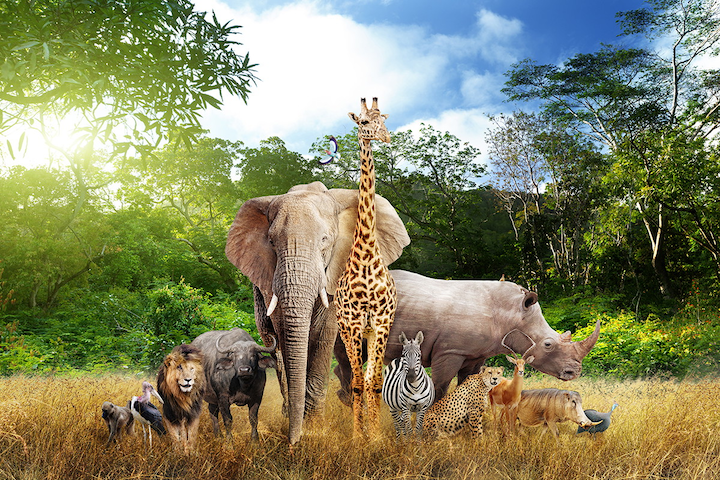
#> input picture 9-fatiador/animais.png, 720 x 480 px
$ python fatiar.py animais.png 5
#> lines starting #> are read from the running program, lines starting #| are printed output that depends on the picture
import cv2
import sys
import numpy
import random

arquivo = sys.argv[1]
try:
  fatia = int(sys.argv[2])
except IndexError:
  fatia = 15

img = cv2.imread(arquivo)
#> img is the input picture: shape (480, 720, 3); mean B, G, R 98.5, 133.5, 131.7

largura = img.shape[1]
#> largura = 720
altura = img.shape[0]
#> altura = 480
beira = largura % fatia
#> beira = 0
novo_tam = largura - beira
#> novo_tam = 720
qtd = int(novo_tam / fatia)
#> qtd = 144
nova_img = img[0:altura, 0:novo_tam]
fatias = []

for i in range(qtd):
  f = nova_img[0:altura, 0:fatia]
  nova_img = nova_img[0:altura, fatia:]
  fatias.append(f)
#> this loop made 144 passes
#> pass 1, `nova_img = nova_img[0:altura, fatia:]`:
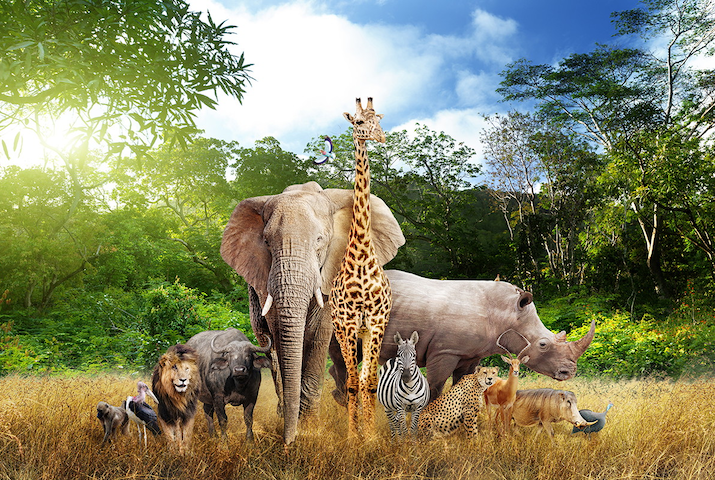
#> nova_img: shape (480, 715, 3); mean B, G, R 98.6, 133.4, 131.7
#> pass 2, `nova_img = nova_img[0:altura, fatia:]`:
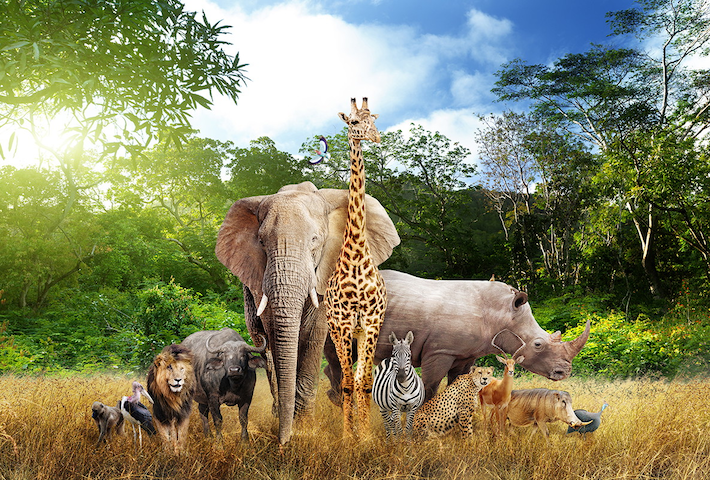
#> nova_img: shape (480, 710, 3); mean B, G, R 98.8, 133.3, 131.6
#> pass 3, `nova_img = nova_img[0:altura, fatia:]`:
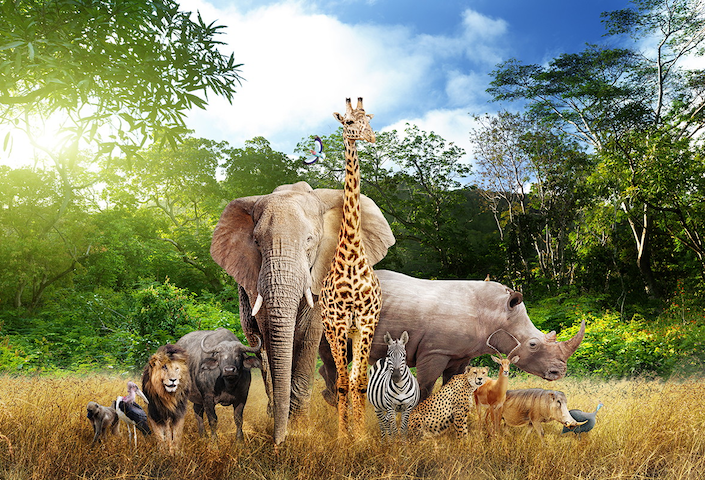
#> nova_img: shape (480, 705, 3); mean B, G, R 99, 133.2, 131.5
#> after the loop, fatias = 144 items; nova_img = empty array

fatiada = numpy.ndarray((altura, novo_tam, 3), numpy.uint8)
pos = 0

random.shuffle(fatias)

for f in fatias:
  fatiada[0:altura, pos:pos+fatia] = f
  pos = pos + fatia
#> this loop made 144 passes
#> pos on passes 1 to 12: 5, 10, 15, 20, 25, 30, 35, 40, 45, 50, 55, 60
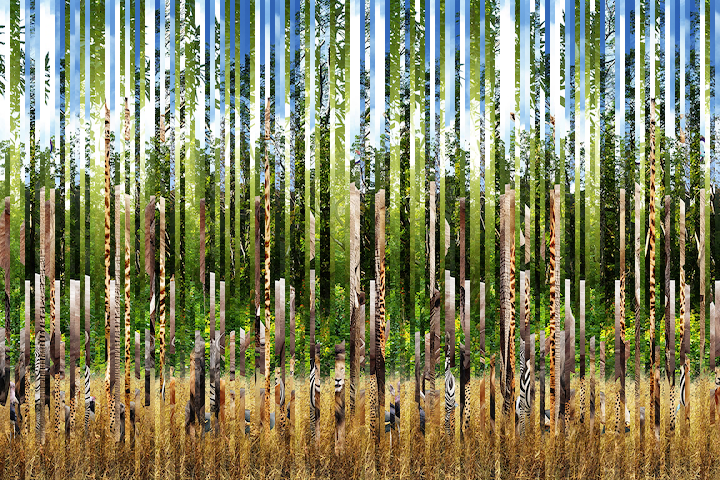
#> fatiada: shape (480, 720, 3); mean of channels 0, 1, 2 98.5, 133.5, 131.7; drawn as B, G, R
#> after the loop, pos = 720

cv2.imwrite("fatiada.png", fatiada)
